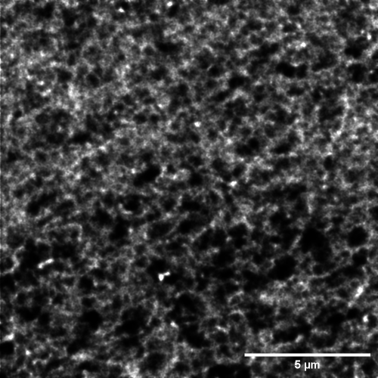
#> input picture images/1carr-96etoh-alexa-sted-decon.tif, 378 x 378 px, found by its file name
$ python ripleysDemo.py
#> lines starting #> are read from the running program, lines starting #| are printed output that depends on the picture; after the words box and inside, x2 and y2 are one past the last pixel; in counts of white or black regions, pixels touching at a corner belong together
### archive/tifCentres.py
import numpy as np
from PIL import Image
from skimage.morphology import label
from skimage.measure import regionprops

def tifCentroids(path='images/1carr-96etoh-alexa-sted-decon.tif', threshold_value=130):
    # path = '1carr-96etoh-alexa-sted-decon.tif'
#> called with path = 'images/1carr-96etoh-alexa-sted-decon.tif', threshold_value = 130
    img = Image.open(path).convert('L')
    image = np.array(img)

    bw = image > threshold_value
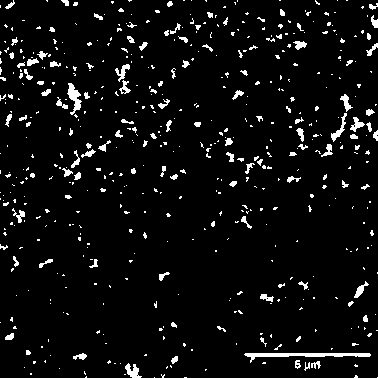
#> bw: shape (378, 378) bool; 5.2% white; 542 white regions (431 under 20 px)

    label_image = label(bw)
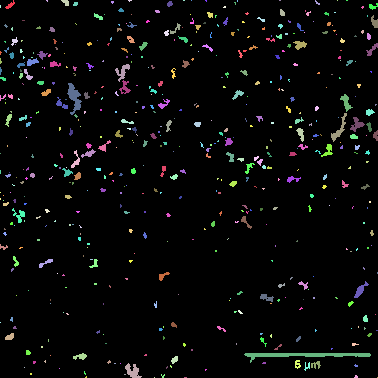
#> label_image: shape (378, 378) int32; 543 distinct labels, from 0 to 542; one colour per label, 0 black

    regions = regionprops(label_image)
#> regions = 542 regions; largest, box (x1, y1, x2, y2) and area: (244, 353, 371, 363) 479, (67, 83, 82, 115) 220, (125, 363, 142, 378) 136, (331, 113, 347, 142) 128, (115, 64, 130, 82) 107

    return np.array([x.centroid for x in regions])

# print(tifCentroids().shape)
# print((256 * np.random.rand(100, 2)).max())


# [7 lines left out: function whitePixels, not called in this run]

### archive/ripleys.py
import numpy as np
import scipy.spatial.distance as ssd


def ripleysPlot(datapoints, bottomleft, topright):
    D = ssd.squareform(ssd.pdist(datapoints, metric='euclidean'))

    inside = np.all((bottomleft < datapoints), 1) & np.all((topright > datapoints), 1)

    N = sum(inside)
    D = D[inside,:]
    r = np.sort(D, axis=None)[N:]

    A = np.prod(np.subtract(topright, bottomleft))
    K = np.arange(r.size)*A/N**2

    return r,K


# [9 lines of commented-out code are left out]

### archive/ripleysDemo.py
import numpy as np
import math
import matplotlib.pyplot as plt
import ripleys as rp
import sys
sys.path.append('..')

from tifCentres import tifCentroids


N = 542 # Number of points
M = 378 # M+1 is the width and height of the domain
L = 150 # Maximum distances to consider

lowerBound = [L, L]
upperBound = [M-L, M-L]

centroids = tifCentroids()
#> centroids = 542 pairs, first value 0 to 377, second value 0 to 377
#print(centroids)
plt.scatter(centroids[:,0], centroids[:,1])
plt.show()
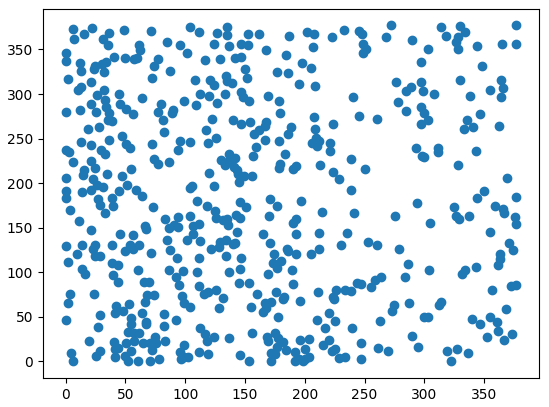
#> figure drawn by matplotlib, 1 panel


rand_data = np.random.uniform(0, M, (N, 2))
#print(rand_data)
plt.scatter(rand_data[:,0], rand_data[:,1])
plt.show()
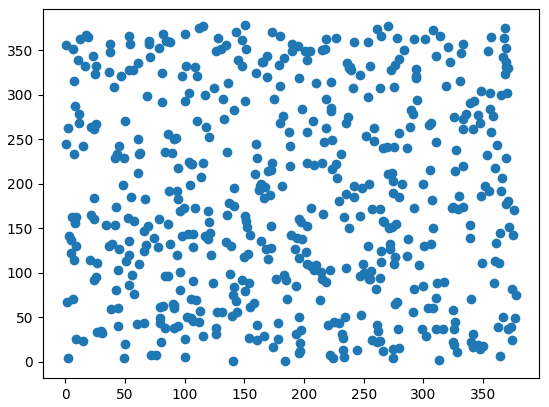
#> figure drawn by matplotlib, 1 panel

r, K = rp.ripleysPlot(centroids, lowerBound, upperBound)
#> in ripleysPlot, `D = ssd.squareform(ssd.pdist(datapoints, metric='euclidean'))`:
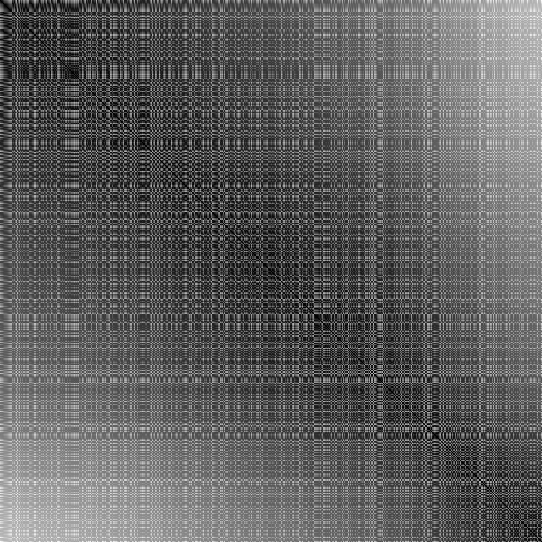
#> D: shape (542, 542) float64; min 0, max 528.9, mean 199.2; drawn with min black and max white
#> in ripleysPlot, `N = sum(inside)`: N = 15
#> in ripleysPlot, `r = np.sort(D, axis=None)[N:]`: r = 8115 values from 3.61 to 304.5
#> in ripleysPlot, `K = np.arange(r.size)*A/N**2`: K = 8115 values from 0 to 219402.6
#> r = 8115 values from 3.61 to 304.5; K = 8115 values from 0 to 219402.6
K = K[r<L]
#> K = 3573 values from 0 to 96586.9
r = r[r<L]
#> r = 3573 values from 3.61 to 150

r1, K1 = rp.ripleysPlot(rand_data, lowerBound, upperBound)
K1 = K1[r1<L]
r1 = r1[r1<L]

xs = np.linspace(0, L, 100)

plt.plot(xs, math.pi*xs**2)
plt.plot(r, K, 'y')
plt.plot(r1, K1)
plt.show()
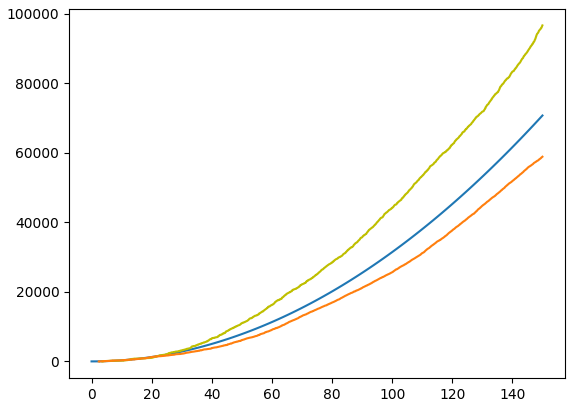
#> figure drawn by matplotlib, 1 panel; curve peaks at x = 150, y = 70685.8
